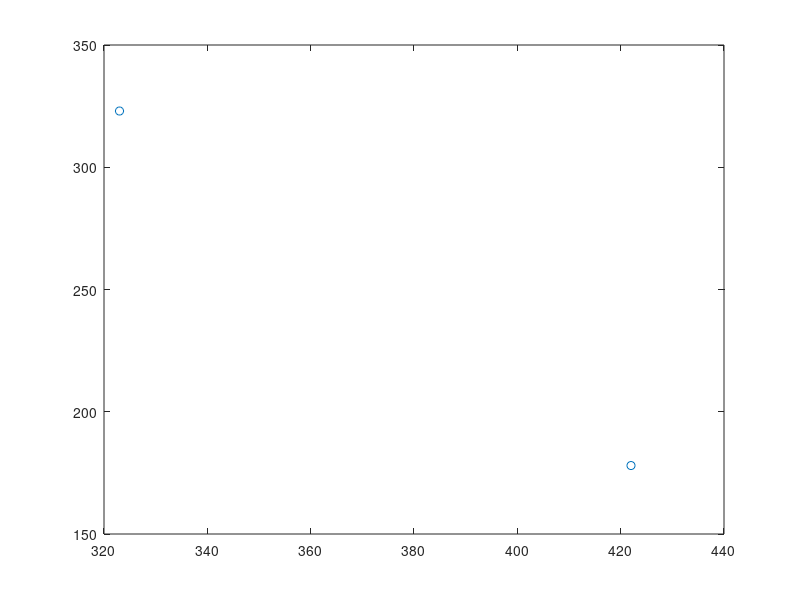

Here is the MATLAB script that generated this plot: (Note: this script raises an error after producing the figure.)
% the part 1: Camera Calibration using 3D calibration object

% 1, the cubevertices
cubeposition = [2 2 2; -2 2 2; -2 2 -2; 2 2 -2; 2 -2 2; -2 -2 2; -2 -2 -2; 2 -2 -2]';
cameraposition = [422 323;178 323;118 483; 482 483; 438 73; 162 73; 78 117;522 117]';
plot(cameraposition(:,1),cameraposition(:,2),'o');

% get homogeneous coordinates of cube corner and camera image
temp = size(cubeposition);
homocube = [cubeposition; ones(1,temp(2))];
temp1 = size(cameraposition);
homocamera = [cameraposition; ones(1,temp1(2))];

% 3, use the getP function to generate the big P matrix 16x12
P = zeros(16,12);
for i = 1:8
    P(2*i-1:2*i,:) = getP(homocube(:,i),homocamera(:,i));
end
% output the big matrix P
P

% 4
[U,S,V] = svd(P);
% the last column vector of V should be 12 elements in row order of the M
tempM = V(:,12);
M = reshape(tempM,4,3)';
% output the matrix M
M

% 5
[U1,Sigma,V1] = svd(M);
homocameracenter = V1(:,4)/V1(4,4);
% show the corresponding 3 Euclidean coordinates of the camera center
homocameracenter(1:3,:)

% 6
M1 = M(:,1:3);
M1 = M1 * (1/M(3,3))

% 7
cosx = M1(3,3)/sqrt(M1(3,3)^2+M1(3,2)^2);
sinx = -M1(3,2)/sqrt(M1(3,3)^2+M1(3,2)^2);
% output Rx, N and Thetax
Rx = [1,0,0;0,cosx,-sinx;0,sinx,cosx]
N = M1*Rx
Thetax = (asin(sinx) + 2*pi)*(180/pi)

% 8
Rz = [cosz,-sinz,0;sinz,cosz,0;0,0,1]

% 9. M1=K * Rz' * Rx', so K = M1 * (Rx')^-1 * (Rz')^-1
K = M1 * (Rx')^(-1) * (Rz')^(-1);
% rescale so that K(3,3)=1
K = K/K(3,3)


